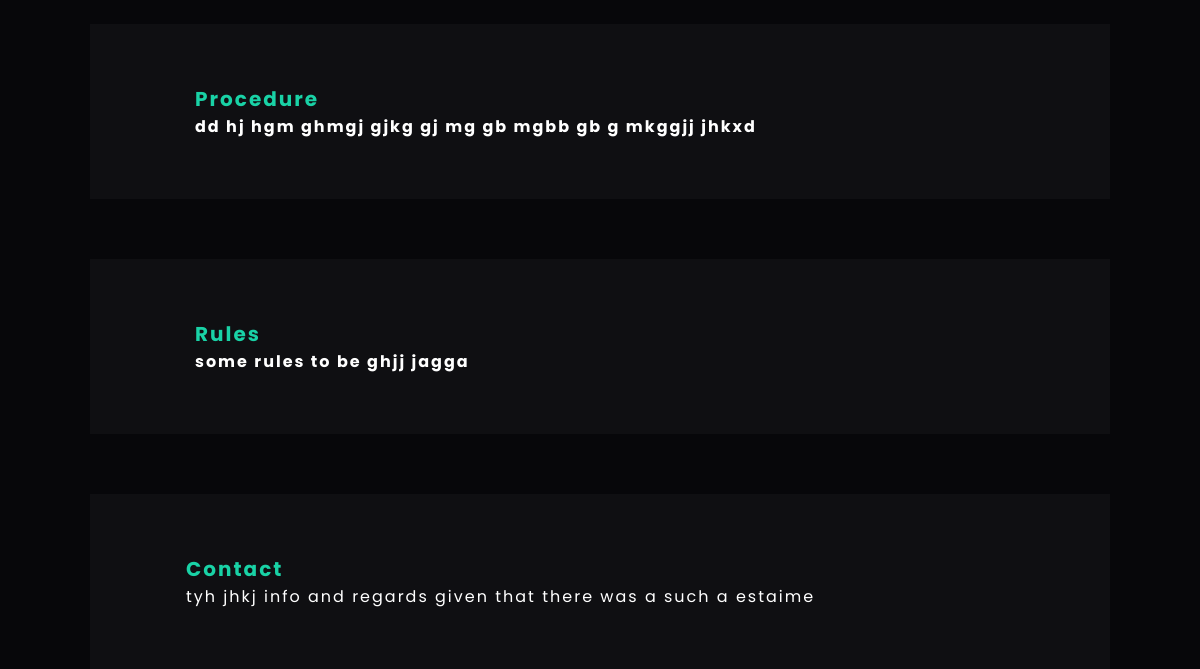
/event_info.php?id=sql master (lower part), run on an earlier commit of the app's database.
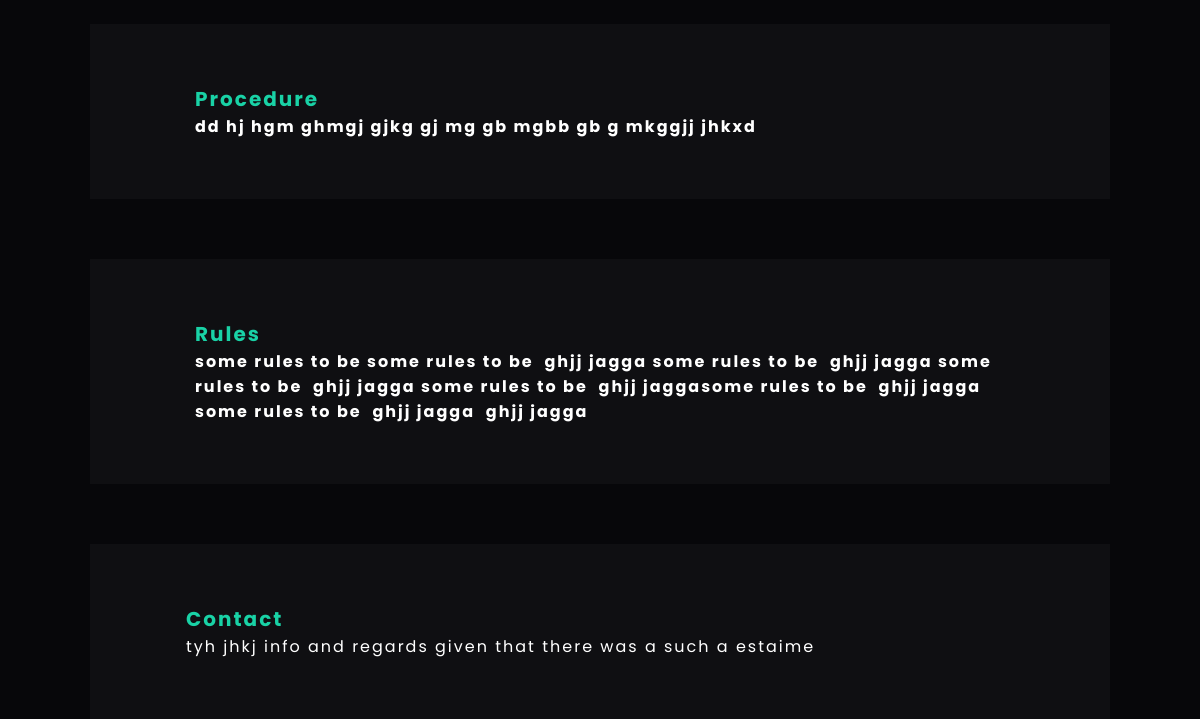
And on a later commit of the database.
### tables this page shows
CREATE TABLE `competitions` (
  `eveSno` int(255) NOT NULL,
  `eveID` varchar(255) NOT NULL,
  `eveName` varchar(255) NOT NULL,
  `eveDepartment` varchar(255) NOT NULL,
  `eveImg` varchar(100) DEFAULT 'card_back.jpg',
  `about` text DEFAULT 'Updating soon...',
  `structure` text DEFAULT 'Updating soon...',
  `timeline` text DEFAULT 'Updating soon...',
  `rules` text DEFAULT 'Updating soon...',
  `contact_info` varchar(255) DEFAULT 'Updating soon...',
  `sponImg` varchar(100) DEFAULT NULL,
  `isRegistrationsOpened` int(10) NOT NULL DEFAULT 0,
  `minTeam` int(10) NOT NULL DEFAULT 1,
  `maxTeam` int(10) NOT NULL DEFAULT 1
);

### event_info.php (the view, shortened to what this page needs)
<?php
    include "repeats/header.php";
    include "includes/connect.php";
    $eve = $_GET['id'];
?>
<?php
$response = mysqli_query($connection,"SELECT * FROM competitions WHERE eveName='$eve'");
if(mysqli_num_rows($response)>0){
    $row = mysqli_fetch_assoc($response);
    $fetchedEvent = $row['eveName'];
    $fetchedAbout = $row['about'];
    $fetchedstructure = $row['structure'];
    $fetchedtimeline = $row['timeline'];
    $fetchedRules = $row['rules'];
    $fetchedcontact = $row['contact_info'];
    $fetchedimg = $row['eveImg'];
    $department = $row['eveDepartment'];
    echo "<main id='emain'>
                <section id='eone'>
                    <div id='o1'>
                        <img src='images/$fetchedimg' alt='event_image'>
                    </div>
                    <div id='o2'>
                        <span style='color:#ffffff;font-size:10px;'>From department of $department</span>
                        <h1>$fetchedEvent</h1>
                        <p>$fetchedAbout</p>
                        <div id='o2buttons'>"; ?>
                        <?php
                            echo "<button id='prblemstmt'>PROBLEM STATEMENT</button>
                        </div>
                    </div>
                </section>
                <section id='etwo'>
                    <div id='t1'>
                        <h1>Date</h1>
                        <span>$fetchedtimeline</span>
                    </div>
                    <div id='t2'></div>
                    <div id='t3'>
                        <h1>Prize Money</h1>
                        <span>Prizes Worth INR 20,000</span>
                    </div>
                </section>
                <section id='efour'>
                    <h1>Procedure</h1>
                    <p>$fetchedstructure</p>
                </section>
                <section id='ethree'>
                    <h1>Rules</h1>
                    <p>$fetchedRules</p>
                </section>
                <section id='efive'>
                    <h1>Contact</h1>
                    <p>$fetchedcontact</p>
                </section>
            </main>";
}
?>

What changed in the data, as far as the page shows it:
changed competitions "dd hj hgm ghmgj gjkg gj mg gb mgbb gb g mkggjj jhkxd": rules "some rules to be ghjj jagga" → "some rules to be some rules to be ghjj jagga some rules to be ghjj jagga some rules to be ghjj jagga some rules to be ghjj jaggasome rules to be ghjj jagga some rules to be ghjj jagga ghjj jagga"
